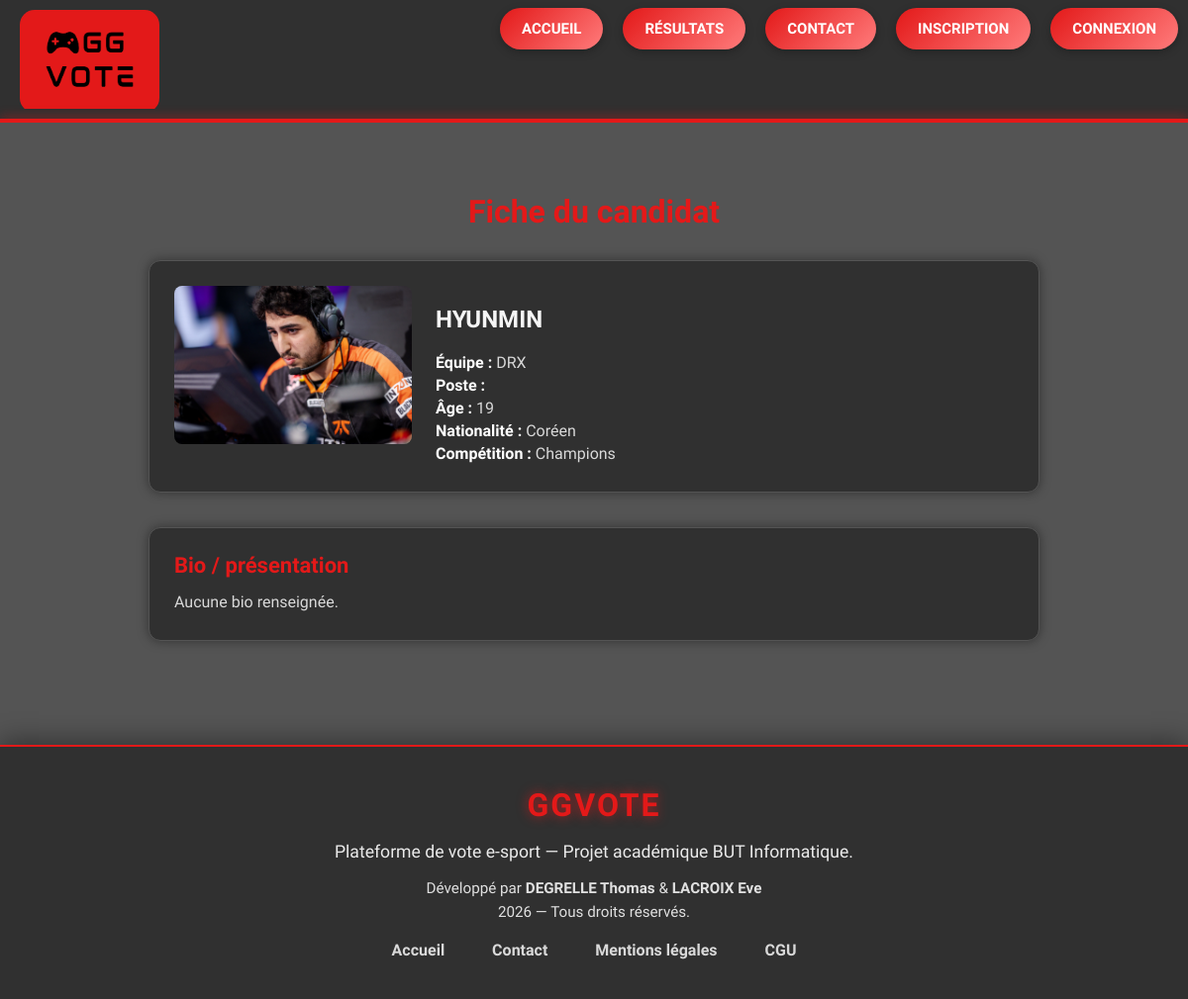
The app's page /candidat_fiche.php?id=9 with its own data.
### tables this page shows
CREATE TABLE IF NOT EXISTS `joueur` (
  `idjoueur` int NOT NULL AUTO_INCREMENT,
  `pseudo` varchar(45) NOT NULL,
  `equipe` varchar(70) DEFAULT NULL,
  `age` int DEFAULT NULL,
  `nationalite` varchar(45) DEFAULT NULL,
  `poste` varchar(45) DEFAULT NULL,
  `idadmin` int NOT NULL,
  `idcompetition` int NOT NULL,
  `photo` varchar(255) DEFAULT NULL,
  `email_candidat` varchar(255) DEFAULT NULL,
  `mdp_candidat` varchar(255) DEFAULT NULL,
  `bio_candidat` text,
  `lien_media` varchar(255) DEFAULT NULL,
  `candidature_complete` tinyint(1) NOT NULL DEFAULT '1',
  `candidature_validee` tinyint(1) NOT NULL DEFAULT '1',
  PRIMARY KEY (`idjoueur`),
  KEY `fk_joueur_admin` (`idadmin`),
  KEY `fk_joueur_compet` (`idcompetition`)
);

CREATE TABLE IF NOT EXISTS `competition` (
  `idcompetition` int NOT NULL AUTO_INCREMENT,
  `nom_compet` varchar(255) NOT NULL,
  `date_debut` date NOT NULL,
  `date_fin` date NOT NULL,
  `statut` varchar(45) NOT NULL,
  `idadmin` int NOT NULL,
  `idjeu` int NOT NULL,
  PRIMARY KEY (`idcompetition`),
  KEY `fk_compet_admin` (`idadmin`),
  KEY `fk_compet_jeu` (`idjeu`)
);

### candidat_fiche.php (the view, shortened to what this page needs)
<?php
require 'header.php';
$connexion = dbconnect();
$idjoueur = isset($_GET['id']) ? (int)$_GET['id'] : 0;
$sql = "SELECT j.*, c.nom_compet
        FROM joueur j
        LEFT JOIN competition c ON c.idcompetition = j.idcompetition
        WHERE j.idjoueur = :id
          AND j.candidature_validee = 1";
$stmt = $connexion->prepare($sql);
$stmt->execute([':id' => $idjoueur]);
$cand = $stmt->fetch(PDO::FETCH_ASSOC);
?>
<div class="profil-container">
    <h1 class="profil-title">Fiche du candidat</h1>
    <section class="profil-card">
        <div style="display:flex; gap:24px; align-items:flex-start; flex-wrap:wrap;">
            <?php if (!empty($cand['photo'])): ?>
                <div>
                    <img src="images/<?= htmlspecialchars($cand['photo']) ?>"
                         alt="<?= htmlspecialchars($cand['pseudo']) ?>"
                         style="max-width:240px;border-radius:8px;">
                </div>
            <?php endif; ?>
            <div>
                <h2><?= htmlspecialchars($cand['pseudo']) ?></h2>
                <p><strong>Équipe :</strong> <?= htmlspecialchars($cand['equipe'] ?? '—') ?></p>
                <p><strong>Poste :</strong> <?= htmlspecialchars($cand['poste'] ?? '—') ?></p>
                <p><strong>Âge :</strong> <?= $cand['age'] ? (int)$cand['age'] : '—' ?></p>
                <p><strong>Nationalité :</strong> <?= htmlspecialchars($cand['nationalite'] ?? '—') ?></p>
                <p><strong>Compétition :</strong> <?= htmlspecialchars($cand['nom_compet'] ?? '—') ?></p>
            </div>
        </div>
    </section>
    <section class="profil-card">
        <h2 class="profil-card-title">Bio / présentation</h2>
        <p><?= nl2br(htmlspecialchars($cand['bio_candidat'] ?? 'Aucune bio renseignée.')) ?></p>
    </section>
</div>
<?php require 'footer.php'; ?>

### ggvote.css (style rules this page uses)
html, body { margin: 0; padding: 0; }
body { background-color: #545454; }
h1 { color: white; font-family: 'Exo 2', sans-serif; }
p { color: white; font-family: 'Exo 2', sans-serif; font-size: 16px; }
.profil-container { max-width: 1000px; margin: 40px auto 60px; padding: 0 16px; font-family: 'Exo 2', sans-serif; }
.profil-title { font-size: 36px; font-weight: 700; color: #D9D9D9; margin-bottom: 24px; }
.profil-card { background-color: #303030; border-radius: 18px; padding: 24px 28px; margin-bottom: 24px; box-shadow: 0 12px 30px rgba(0, 0, 0, 0.5); border-top: 3px solid #e31919; }
.profil-card-title { font-size: 26px; font-weight: 700; color: #D9D9D9; margin-bottom: 12px; }
.profil-card p { color: #D9D9D9; margin: 4px 0; }
.profil-card strong { color: #ffffff; }
.profil-container { max-width: 900px; margin: 40px auto; padding: 10px; font-family: 'Exo 2', sans-serif; color: #f5f5f5; }
.profil-title { text-align: center; font-size: 32px; margin-bottom: 30px; color: #e31919; }
.profil-card { background-color: #303030; padding: 25px; border-radius: 12px; margin-bottom: 35px; box-shadow: 0 0 12px rgba(0,0,0,0.4); border: 1px solid #545454; }
.profil-card-title { margin-top: 0; margin-bottom: 15px; font-size: 22px; color: #e31919; }

### records on screen
joueur: photo (picture), pseudo "HYUNMIN", equipe "DRX", age "19", nationalite "Coréen", idcompetition.nom_compet "Champions", bio_candidat "Aucune bio renseignée."
